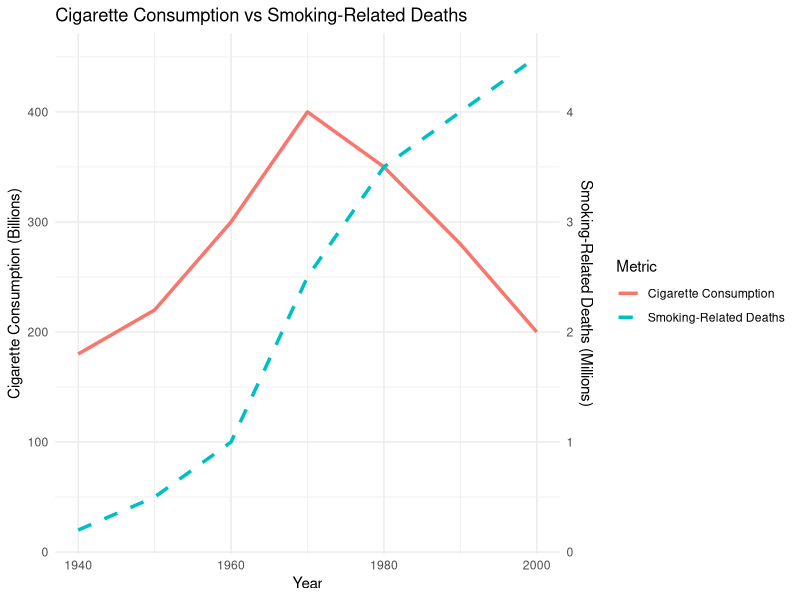
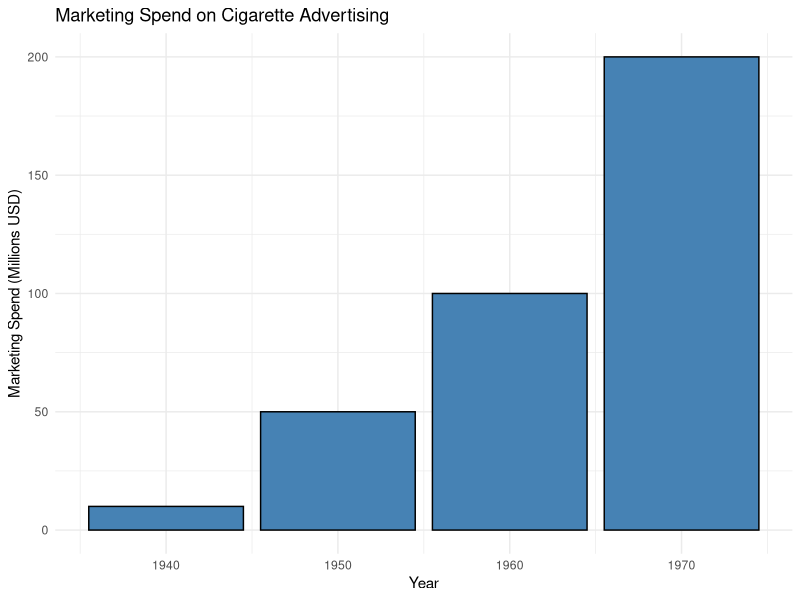
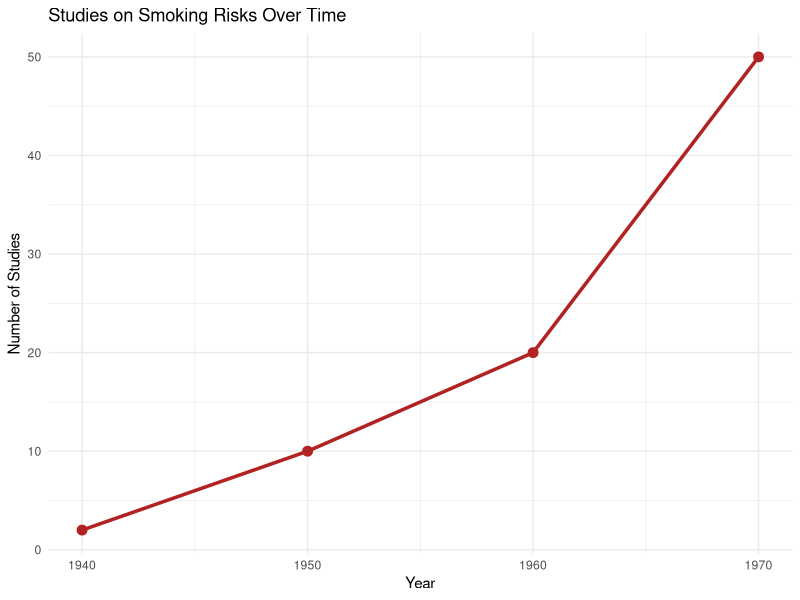
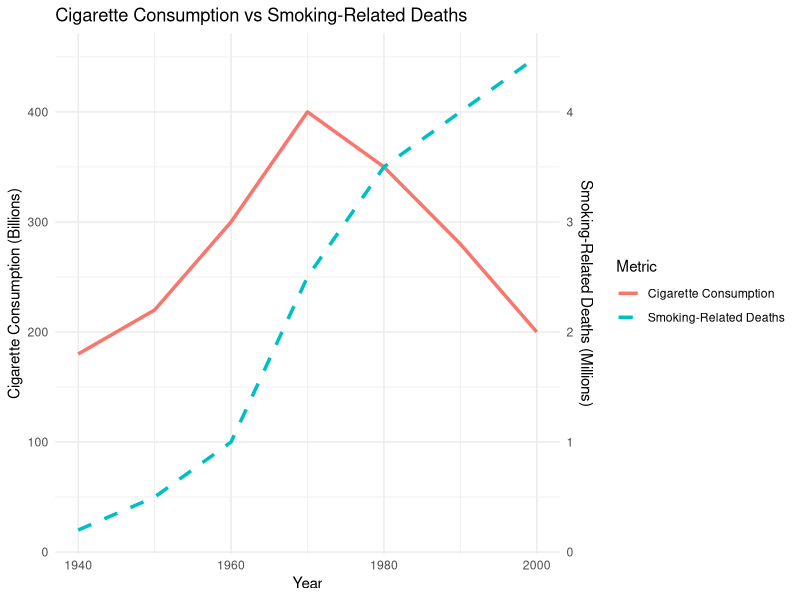
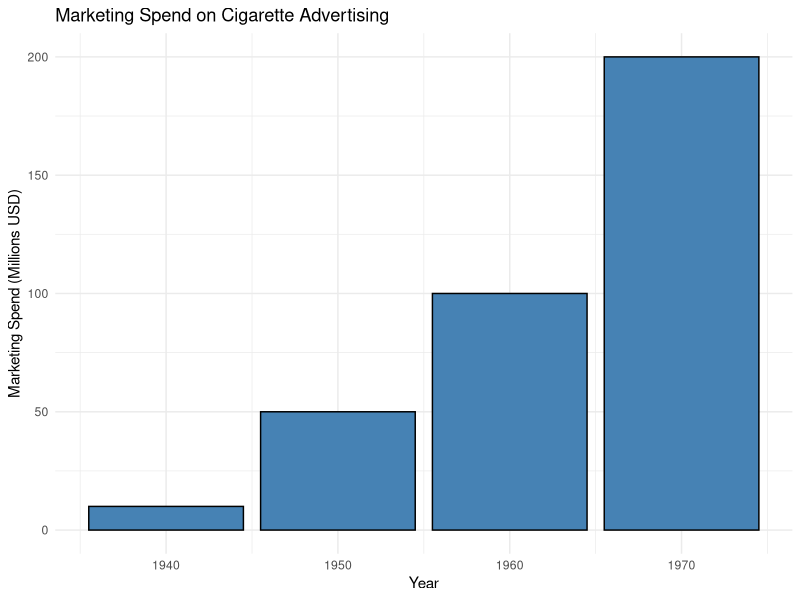
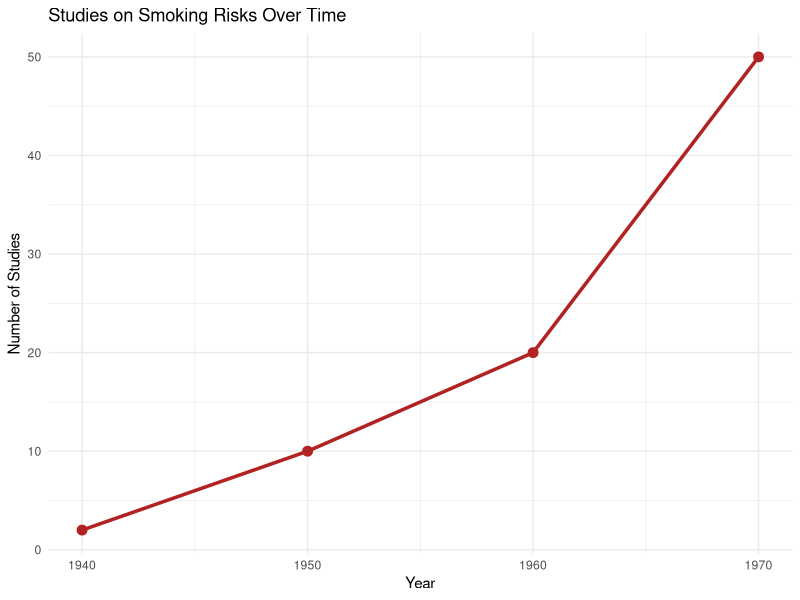

Generate these figures, in order, with R:
# Load necessary libraries
library(ggplot2)

# Placeholder data (replace with real-world data)
data <- data.frame(
  Year = seq(1940, 2000, by = 10),
  Cigarette_Consumption = c(180, 220, 300, 400, 350, 280, 200), # in billions
  Smoking_Related_Deaths = c(0.2, 0.5, 1.0, 2.5, 3.5, 4.0, 4.5) # in millions
)

# Create the first graph: Cigarette Consumption vs Smoking-Related Deaths
consumption_deaths_plot <- ggplot(data, aes(x = Year)) +
  geom_line(aes(y = Cigarette_Consumption, color = "Cigarette Consumption"), size = 1.2) +
  geom_line(aes(y = Smoking_Related_Deaths * 100, color = "Smoking-Related Deaths"), size = 1.2, linetype = "dashed") +
  scale_y_continuous(
    name = "Cigarette Consumption (Billions)",
    sec.axis = sec_axis(~./100, name = "Smoking-Related Deaths (Millions)")
  ) +
  labs(title = "Cigarette Consumption vs Smoking-Related Deaths",
       x = "Year",
       color = "Metric") +
  theme_minimal()

# Display the first graph
print(consumption_deaths_plot)

# Save the first graph
ggsave("consumption_vs_deaths.png", consumption_deaths_plot, width = 10, height = 6, dpi = 300)

# Placeholder data for the second graph (replace with real-world data)
ad_data <- data.frame(
  Year = seq(1940, 1970, by = 10),
  Marketing_Spend = c(10, 50, 100, 200), # in millions of USD
  Studies_on_Risks = c(2, 10, 20, 50) # number of studies
)

# Create the separate bar graph: Marketing Spend
marketing_spend_plot <- ggplot(ad_data, aes(x = Year, y = Marketing_Spend)) +
  geom_bar(stat = "identity", fill = "steelblue", color = "black") +
  labs(title = "Marketing Spend on Cigarette Advertising",
       x = "Year",
       y = "Marketing Spend (Millions USD)") +
  theme_minimal()

# Display the bar graph
print(marketing_spend_plot)

# Save the bar graph
ggsave("marketing_spend.png", marketing_spend_plot, width = 10, height = 6, dpi = 300)

# Create the separate line graph: Studies on Smoking Risks
studies_on_risks_plot <- ggplot(ad_data, aes(x = Year, y = Studies_on_Risks)) +
  geom_line(color = "firebrick", size = 1.2) +
  geom_point(color = "firebrick", size = 3) +
  labs(title = "Studies on Smoking Risks Over Time",
       x = "Year",
       y = "Number of Studies") +
  theme_minimal()

# Display the line graph
print(studies_on_risks_plot)

# Save the line graph
ggsave("studies_on_risks.png", studies_on_risks_plot, width = 10, height = 6, dpi = 300)

# Confirmation message
cat("The graphs have been saved as 'consumption_vs_deaths.png', 'marketing_spend.png', and 'studies_on_risks.png' in the working directory.")

